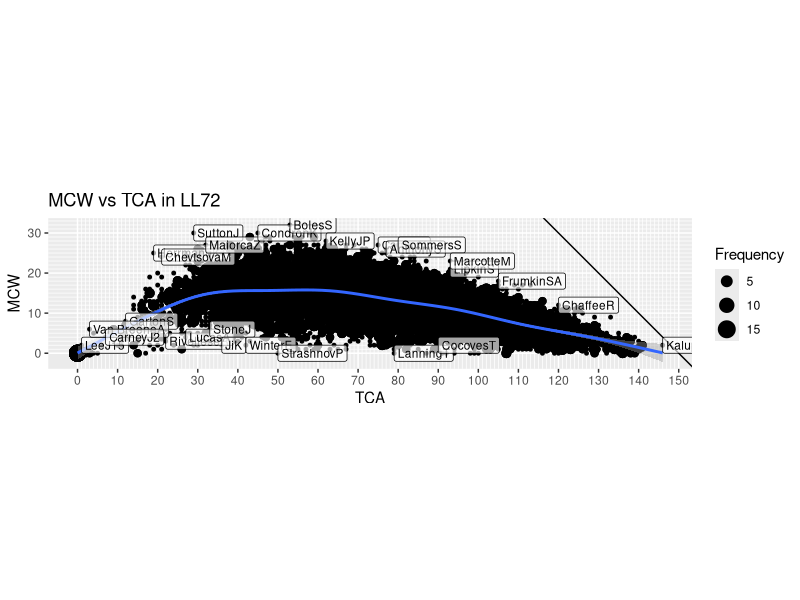

R code for this plot:
library(ggplot2)
library(plyr)

neighbor_limit = 5

stats = read.csv('LL72_Leaguewide_MD25.csv')
sum = aggregate(Season ~ TCA + MCW, stats, length)
sum = adply(sum, 1, function(x) { sum(sum[sum$MCW==x$MCW & sum$TCA > x$TCA-neighbor_limit & sum$TCA < x$TCA+neighbor_limit,]$Season) })
colnames(sum) <- c("TCA", "MCW", "Frequency", "Neighbors")

stats = merge(stats, sum)

png('MCWvTCA.png', w=4000, h=1000, type="cairo", res=150)
ggplot(stats, aes(x=TCA, y=MCW, size=Frequency)) +
    geom_point(shape=19) +
    geom_abline(intercept=25*6,slope=-1) +
    geom_smooth(show.legend=F) +
    geom_label(aes(label=Player), alpha=0.65, stats[stats$Frequency==1 & stats$Neighbors==1,], hjust=0, vjust=0.5, size=3) +
    scale_x_continuous(breaks=seq(0,150,10), minor_breaks = seq(0,150)) +
    scale_y_continuous(breaks=seq(0,35,10), minor_breaks = seq(0,35)) +
    coord_fixed() +
    labs(title="MCW vs TCA in LL72")
dev.off()
